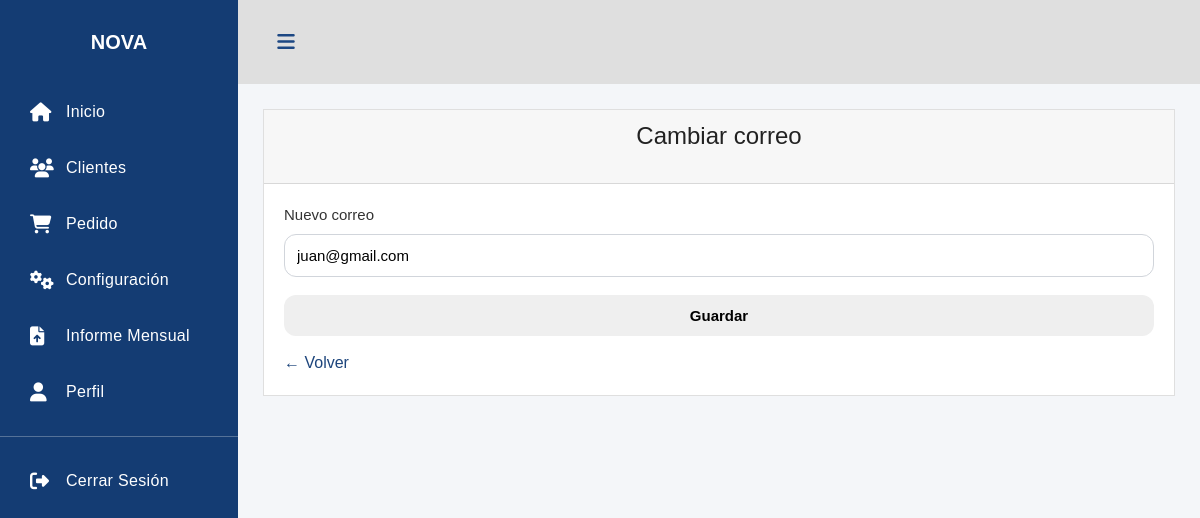
The app's page /config/cambiar-correo/ (signed in), older data.
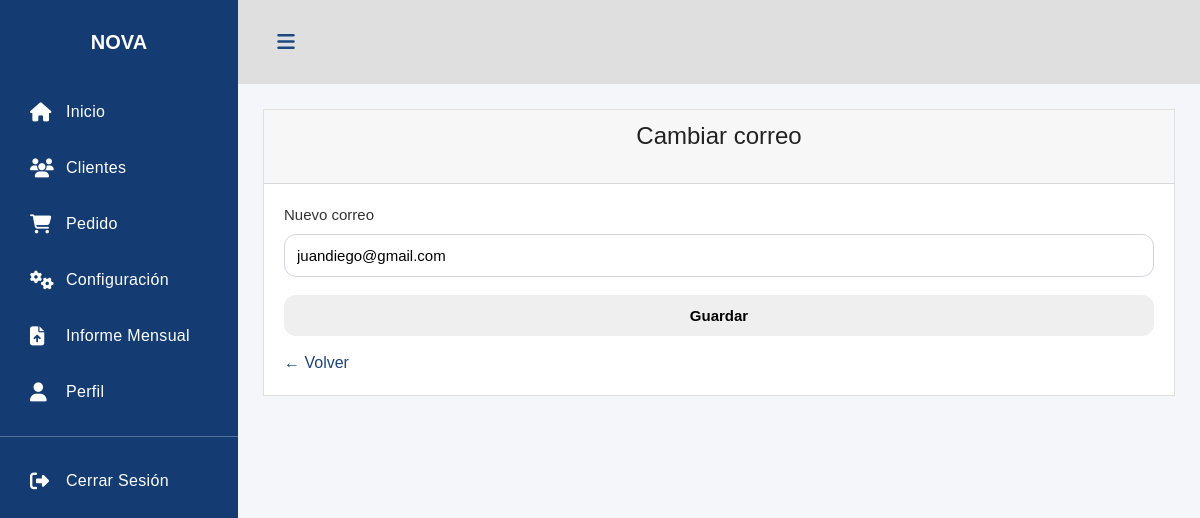
The same page, newer data.
### usuarios/models.py (models this page shows, shortened)
class Usuario(models.Model):
    usuario = models.CharField(max_length=50, unique=True)
    contraseña = models.CharField(max_length=255)  # Puedes dejarlo TEXT
    correo = models.EmailField(unique=True, null=True, blank=True)
    telefono = models.CharField(max_length=15, null=True, blank=True)
    fecha_registro = models.DateTimeField(auto_now_add=True)

### usuarios/decorators.py (the view)
    def wrapper(request, *args, **kwargs):
        usuario_id = request.session.get("usuario_id")
        if usuario_id is None:
            return redirect("login")
        request.usuario_actual = Usuario.objects.get(id=usuario_id)
        return func(request, *args, **kwargs)

### config/views.py (called while the page is built)
@login_requerido
def cambiar_correo(request):
    usuario = request.usuario_actual
    if request.method == "POST":
        nuevo_correo = request.POST.get("correo")
        usuario.correo = nuevo_correo
        usuario.save()
        return redirect("config_dashboard")
    return render(request, "config/cambiar_correo.html", {"usuario": usuario})

### config/templates/config/cambiar_correo.html (shortened to what this page needs)
{% extends 'menu/menu.html' %}
{% load static %}
{% block content %}
<link rel="stylesheet" href="{% static 'config/CSS/config.css' %}">
<div class="card">
    <div class="card-header"><h2>Cambiar correo</h2></div>
    <div class="card-body">
        <form method="post">{% csrf_token %}
            <label>Nuevo correo</label>
            <input name="correo" type="email" value="{{ usuario.correo }}" required>
            <button class="btn">Guardar</button>
        </form>
        <a href="{% url 'config_dashboard' %}" class="link-volver">
            ← Volver
        </a>
    </div>
</div>
{% endblock %}

Row changes from the older to the newer data that the page shows:
changed Usuario: correo "juan@gmail.com" → "juandiego@gmail.com"
